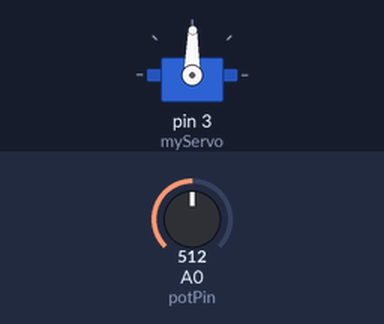
This sketch was run on a simulated Arduino Uno, built with avr-gcc and run on an emulated ATmega328P. Shown: servo. Inputs (shaded band) come from the test bench; at power-on: A0 (potPin) = 512.

Above: at 1.2 s.
1.3 s: A0 (potPin) set to 716
At 2.1 s:
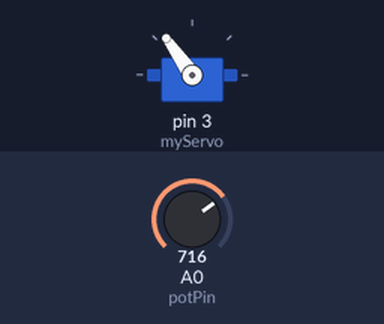
2.8 s: A0 (potPin) set to 900
At 3.2 s:
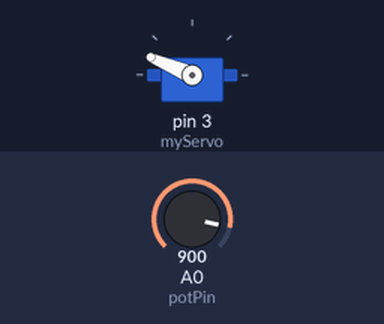
4.3 s: A0 (potPin) set to 1023
At 5.5 s:
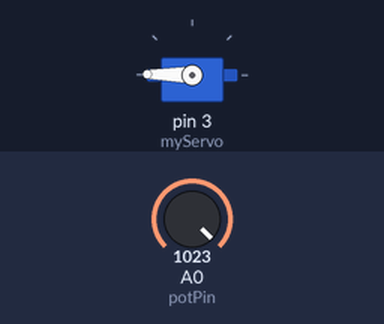
5.8 s: A0 (potPin) set to 306
At 6.7 s:
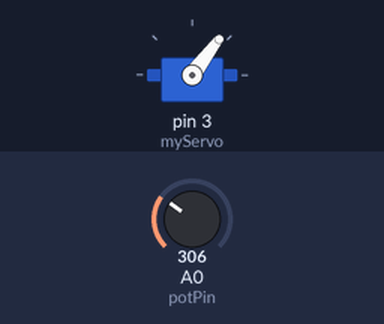
7.3 s: A0 (potPin) set to 122
At 7.8 s:
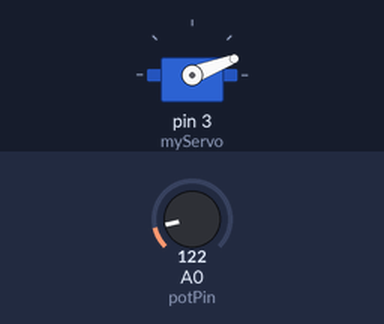
8.8 s: A0 (potPin) set to 511
At 10.2 s:
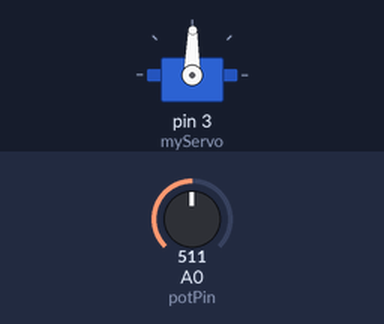
Timing chart, 0 to 11.3 s (numbered marks = the images above; inputs shaded):
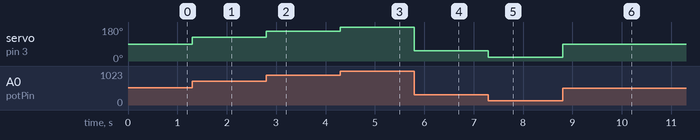

Measured:
- after the input at 1.3 s, servo on pin 3 (myServo): 89° → 125° at once
- after the input at 2.8 s, servo on pin 3 (myServo): 125° → 157° at once
- after the input at 4.3 s, servo on pin 3 (myServo): 157° → 179° at once
- after the input at 5.8 s, servo on pin 3 (myServo): 179° → 53° at once
- after the input at 7.3 s, servo on pin 3 (myServo): 53° → 21° at once
- after the input at 8.8 s, servo on pin 3 (myServo): 21° → 89° at once

The sketch:

controlla_servomotor.ino
```cpp
#include <Servo.h>

Servo myServo;

int const potPin = A0;  // potenziometro
int potVal;
int angle;

void setup() {
  myServo.attach(3);    // PWM 3
  // Serial.begin(9600);
}

void loop() {
  potVal = analogRead(potPin);

  // Serial.print("potVal: ");
  // Serial.println(potVal);

  angle = map(potVal, 0, 1023, 0, 179); // trasforma i valori tra 0 e 1023 in valori tra 0 e 179
  // Serial.print("angle: ");
  // Serial.println(angle);

  myServo.write(angle);
  // delay(1000);
}
```
